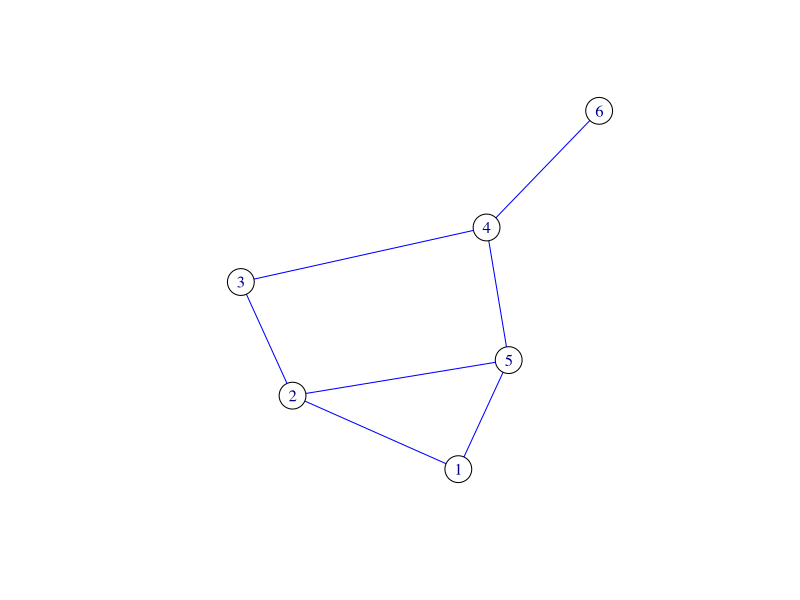
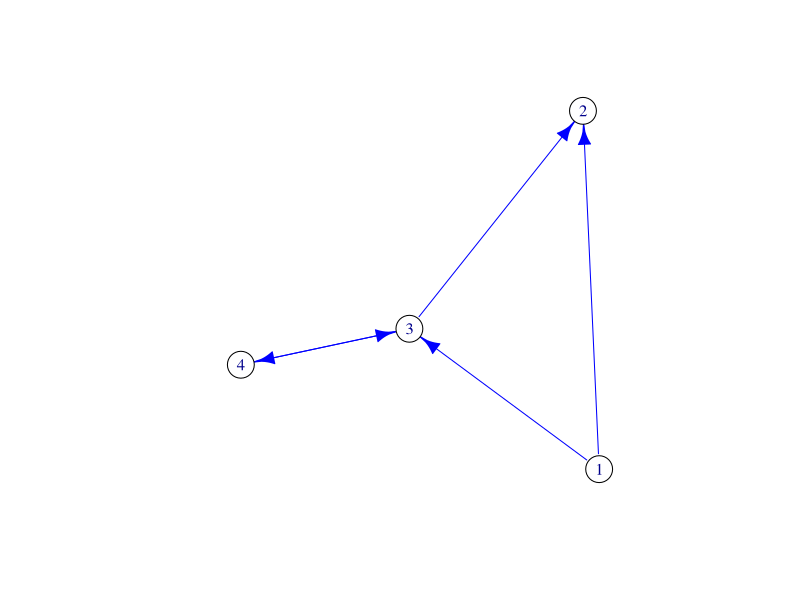
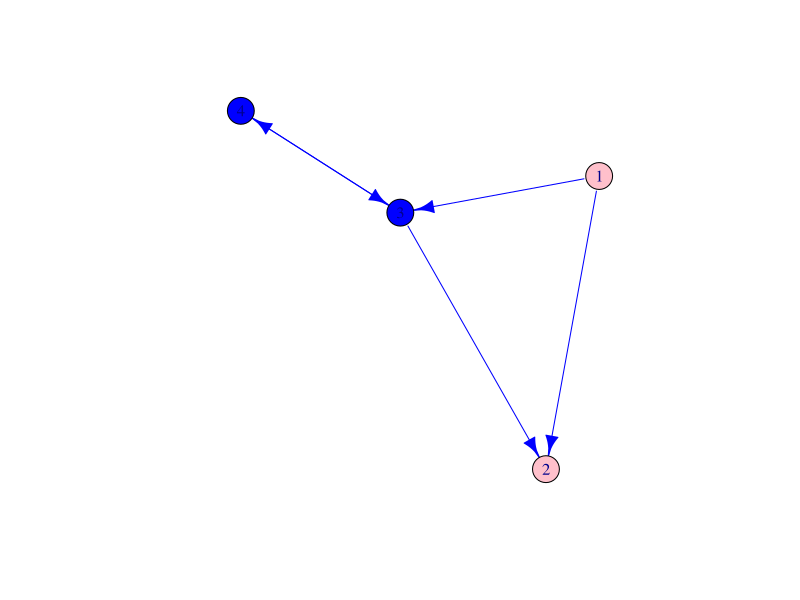
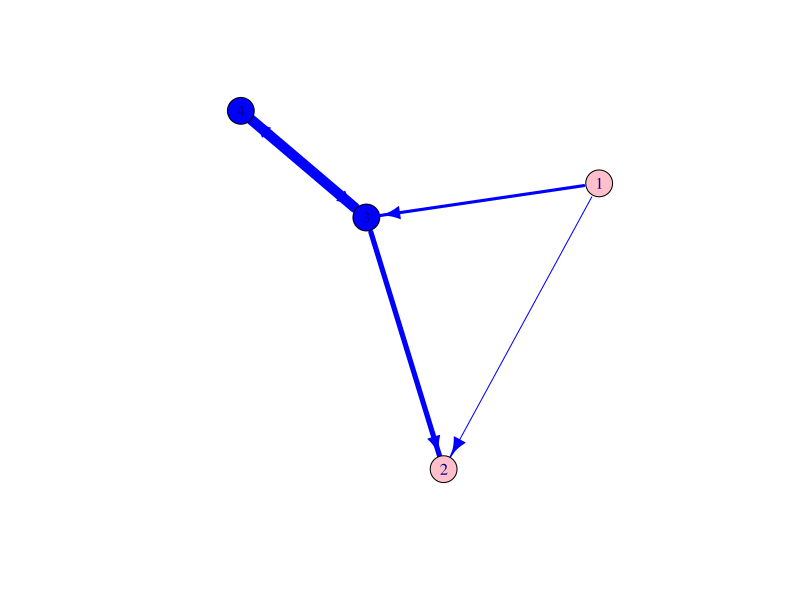

The R script that drew these images, in order: (Note: this script raises an error after producing the figures.)
## ---- chunk 1
library(igraph)

G = graph_from_edgelist(matrix( c(1, 2, 1, 5,2,5,2,3,3,4,4,5,4,6),
                                ncol = 2, 
                                byrow = TRUE),
                        directed = FALSE)
## ---- chunk 2
#basic info:
G
## ---- chunk 3
# You see nodes

V(G)
## ---- chunk 4
# You see edges
E(G)
## ---- chunk 5
# draw
V(G)$color='white'
E(G)$color='blue'
plot(G)
## ---- chunk 6

dG = graph_from_edgelist(matrix( c(1, 2, 1, 3,3,2,3,4,4,3),
                                ncol = 2, 
                                byrow = TRUE),
                        directed = TRUE)



# drawing
V(dG)$color='white'
E(dG)$color='blue'
plot(dG)

## ---- chunk 7
# adding attributes
V(dG)$sex=c('male','male','female','female')
## ---- chunk 8
# seeing attributes
V(dG)$sex
## ---- chunk 9
# using node attributes
# Generate colors based on media type:
colorsSex <- c("blue", "pink")
V(dG)$color <- colorsSex[as.factor(V(dG)$sex)]
plot(dG)
## ---- chunk 10

E(dG)$weight=c(1,3,5,10,2)

## ---- chunk 11
# see them
E(dG)$weight
## ---- chunk 12
plot(dG,edge.width=E(dG)$weight)
## ---- chunk 13
where=file.path('data',"dG_R.graphml")
write_graph(dG,where, "graphml")
## ---- chunk 14
library(rio)

file=file.path('data','dataFigueroa.xlsx')

FigueData=import(file)
## ---- chunk 15
head(FigueData)
## ---- chunk 16
names(FigueData)
## ---- chunk 17
row.names(FigueData)=FigueData[,1]
FigueData[,1]=NULL
head(FigueData)
## ---- chunk 18
varsToDrop=c('Multinacional')
varsToKeep=setdiff(names(FigueData),varsToDrop)
adjacency=FigueData[,varsToKeep] 

#result
head(adjacency)
## ---- chunk 19
adjacency_Mx=as.matrix(adjacency) 
## ---- chunk 20
EliteNet=graph.adjacency(adjacency_Mx,mode="undirected",
                         diag = F, # no diagonal
                         weighted = NULL)
## ---- chunk 21
# nodes:
V(EliteNet) #count of vertices
## ---- chunk 22
# edges:
E(EliteNet)
## ---- chunk 23
plot.igraph(EliteNet,
            vertex.color = 'yellow',
            edge.color='lightblue')
## ---- chunk 24
V(EliteNet)$Multinacional=FigueData$Multinacional
## ---- chunk 25
V(EliteNet)$Multinacional
## ---- chunk 26
# using node attributes
V(EliteNet)$color=V(EliteNet)$Multinacional

plot(EliteNet)
## ---- chunk 27
plot(EliteNet, layout=layout.circle)
## ---- chunk 28
where=file.path('data',"EliteNetR.graphml")
write_graph(EliteNet,where, "graphml")
